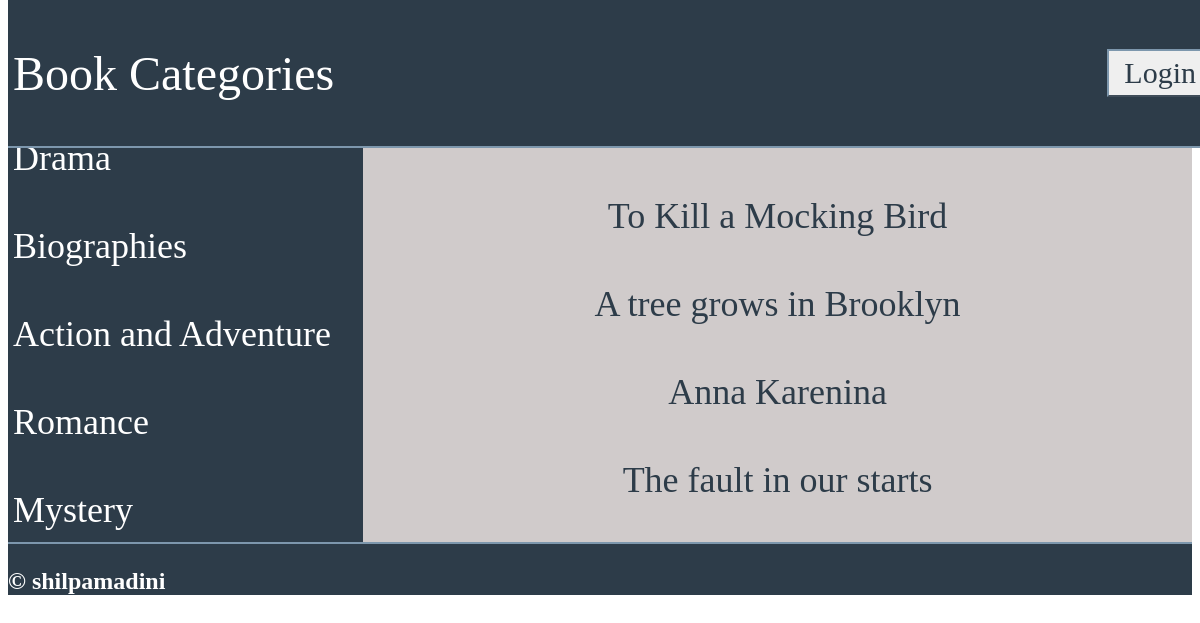
Page /2/ on the committed database.
### database_setup.py (models this page shows, shortened)
class Catalog(Base):
    __tablename__ = 'catalog'
    id = Column(Integer, primary_key=True)
    catalog_name = Column(String(250), nullable=False)
    user_id = Column(Integer, ForeignKey('user.id'))
    user = relationship(User)

class CatalogItem(Base):
    __tablename__ = 'catalog_item'
    id = Column(Integer, primary_key=True)
    item_name = Column(String(80), nullable=False)
    description = Column(String(1000))
    catalog_id = Column(Integer, ForeignKey('catalog.id'))
    catalog = relationship(Catalog)
    user_id = Column(Integer, ForeignKey('user.id'))
    user = relationship(User)

### application.py (the view)
@app.route('/<int:catalog_id>/')
def showItems(catalog_id):
    catalog = session.query(Catalog).filter_by(id=catalog_id).one()
    catalogs = session.query(Catalog).all()
    items = session.query(CatalogItem).filter_by(catalog_id=catalog_id).all()
    if 'username' not in login_session:
        return render_template('publicitems.html', items=items,
                    catalog=catalog, catalogs=catalogs)
    else:
        return render_template('items.html', items=items,
                    catalog=catalog, catalogs=catalogs)

### templates/publicitems.html (shortened to what this page needs)
{% extends "main.html" %}
{% block content %}
    <div class = 'display-catalog'>
        <div class= 'scrolling-sidebar'>
                {% for c in catalogs %}
                    <a href = "{{url_for('showItems', catalog_id = c.id)}}">
                        <div >
                            <h3>{{c.catalog_name}}</h3>
                        </div>
                    </a>
                {% endfor %}
        </div>
        <div class= 'content'>
			<div>
				<h1>{{ catalog.catalog_name }}
				</h1>
			</div>
			{% if item !=[] %}
				<div >
					{% for i in items %}
						<a href = "{{url_for('showDescription',catalog_id=i.catalog_id,item_id=i.id)}}">
							<h3>{{i.item_name}}</h3>
						</a>
					{% endfor %}
				</div>
			{% endif %}
        </div>
    </div>
{% endblock %}

### static/styles.css (style rules this page uses)
body { font-family: Palatino, "Palatino Linotype", "Palatino LT STD", "Book Antiqua", Georgia, serif ; display:block ; overflow-x:hidden ; }
.display-catalog { display: table ; width: 100%; height: 100%; }
.scrolling-sidebar { display: table-cell; width: 30%; vertical-align: top; background-color:#2d3c49; height: 100%; overflow-x:hidden; overflow-y:scroll; }
.scrolling-sidebar h3 { color:#fff; font-family: Palatino, "Palatino Linotype", "Palatino LT STD", "Book Antiqua", Georgia, serif ; font-size: 3.0vmin ; font-weight:lighter ; text-align:left ; padding: 5px; }
.content { display: table-cell; width: 80%; vertical-align: top; text-align: center; background-color:#d0cbcb; height: 100%; overflow-x:hidden; overflow-y: scroll; }
.content h1 { color:#2d3c49; }
.content h3 { color:#2d3c49; font-family: Palatino, "Palatino Linotype", "Palatino LT STD", "Book Antiqua", Georgia, serif ; font-size: 3.0vmin ; font-weight:lighter ; text-align:center ; padding: 5px; }
a { text-decoration: none; }

### rows in the picture
Catalog: catalog_name "Drama"
Catalog: catalog_name "Biographies"
Catalog: catalog_name "Action and Adventure"
Catalog: catalog_name "Romance"
Catalog: catalog_name "Mystery"
CatalogItem: item_name "To Kill a Mocking Bird"
CatalogItem: item_name "A tree grows in Brooklyn"
CatalogItem: item_name "Anna Karenina"
CatalogItem: item_name "The fault in our starts"
